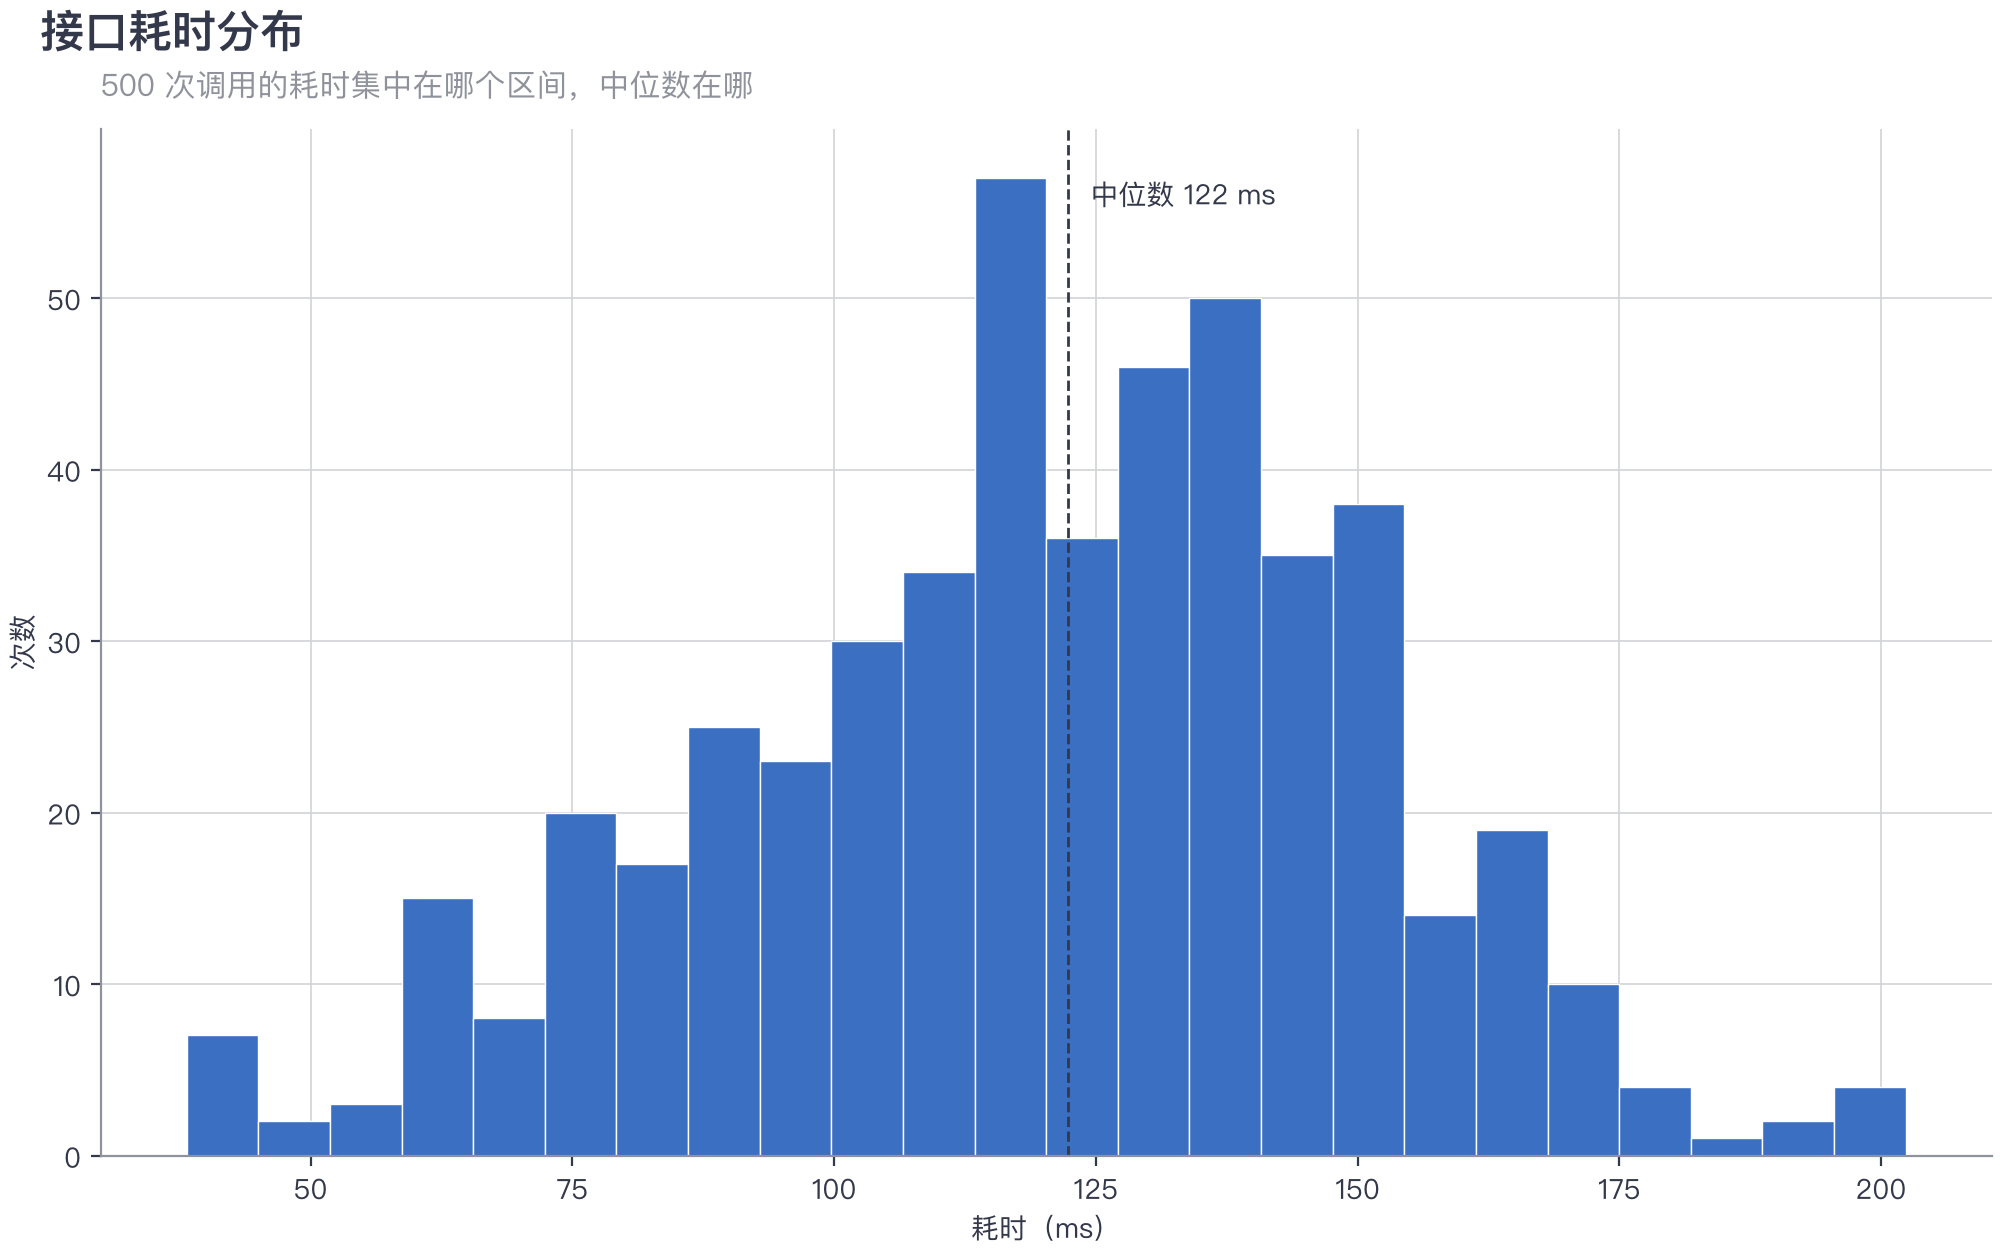

Reproduce this figure in Python.
import json
import random
import os
import sys

import matplotlib.pyplot as plt

sys.path.insert(0, '$SKILL/scripts')  # 换成 skill 的实际目录
import palette as P  # noqa: E402

SCHEME = 'macaron'  # 和文档里其他图同一套方案
c = json.loads(P.emitChart(SCHEME))
plt.rcParams['font.sans-serif'] = ['PingFang SC', 'Microsoft YaHei', 'Noto Sans CJK SC', 'sans-serif']
MIN_SIDE = int(os.environ.get('DIAGRAM_MIN_SIDE', 4000))
fig, ax = plt.subplots(figsize=(10, 6.25), dpi=MIN_SIDE // 10, layout='constrained')  # 宽 10 英寸，长边 = MIN_SIDE
fig.patch.set_facecolor(c['background'])
ax.set_facecolor(c['background'])
# 标题区：标题加粗、副标题写这张图回答的问题
fig.suptitle('接口耗时分布', x=0.02, ha='left', fontsize=16, fontweight='bold', color=c['text'])
ax.set_title('500 次调用的耗时集中在哪个区间，中位数在哪', loc='left', fontsize=11, color=c['axis'], pad=12)
random.seed(7)  # 示例数据，固定种子保证每次出图一致
data = [random.gauss(120, 30) for _ in range(500)]
ax.hist(data, bins=24, color=c['primary'], edgecolor=c['background'], linewidth=.5)
median = sorted(data)[len(data) // 2]
ax.axvline(median, color=c['text'], linestyle='--', linewidth=1)
ax.annotate(f'中位数 {median:.0f} ms', (median, ax.get_ylim()[1] * .95), xytext=(8, 0),
            textcoords='offset points', color=c['text'], fontsize=10, va='top')
ax.set_xlabel('耗时（ms）', color=c['text'])
ax.set_ylabel('次数', color=c['text'])
for side in ('top', 'right'):
    ax.spines[side].set_visible(False)
for side in ('left', 'bottom'):
    ax.spines[side].set_color(c['axis'])
ax.tick_params(colors=c['text'])
ax.grid(color=c['grid'], linewidth=.6)
ax.set_axisbelow(True)
fig.savefig('distribution.png')
